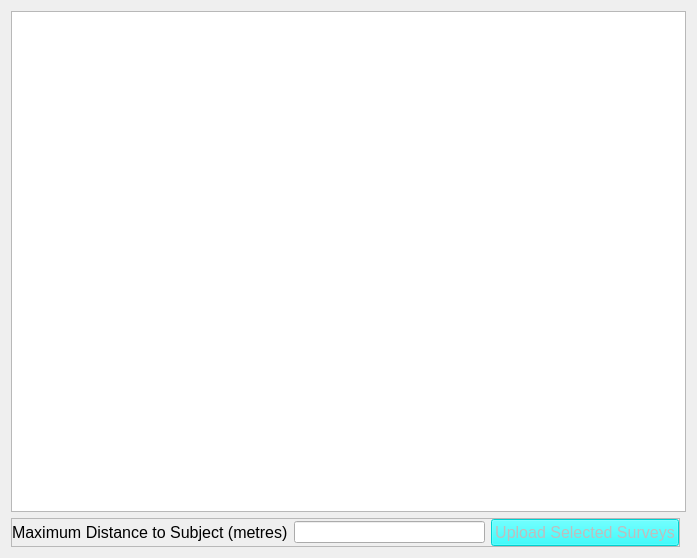
<?xml version="1.0" encoding="UTF-8"?>
<ui version="4.0">
 <class>Form</class>
 <widget class="QWidget" name="Form">
  <property name="geometry">
   <rect>
    <x>0</x>
    <y>0</y>
    <width>697</width>
    <height>558</height>
   </rect>
  </property>
  <property name="windowTitle">
   <string>Form</string>
  </property>
  <layout class="QGridLayout" name="gridLayout">
   <item row="6" column="0" colspan="2">
    <widget class="QTreeView" name="treeView">
     <attribute name="headerVisible">
      <bool>false</bool>
     </attribute>
    </widget>
   </item>
   <item row="7" column="0">
    <widget class="QFrame" name="frame">
     <property name="frameShape">
      <enum>QFrame::StyledPanel</enum>
     </property>
     <property name="frameShadow">
      <enum>QFrame::Raised</enum>
     </property>
     <layout class="QGridLayout" name="gridLayout_3">
      <property name="leftMargin">
       <number>0</number>
      </property>
      <property name="topMargin">
       <number>0</number>
      </property>
      <property name="rightMargin">
       <number>0</number>
      </property>
      <property name="bottomMargin">
       <number>0</number>
      </property>
      <item row="0" column="2">
       <widget class="QPushButton" name="upload_button">
        <property name="enabled">
         <bool>false</bool>
        </property>
        <property name="font">
         <font>
          <pointsize>12</pointsize>
         </font>
        </property>
        <property name="styleSheet">
         <string notr="true">background-color: cyan;</string>
        </property>
        <property name="text">
         <string>Upload Selected Surveys</string>
        </property>
       </widget>
      </item>
      <item row="0" column="0">
       <widget class="QLabel" name="label">
        <property name="font">
         <font>
          <pointsize>12</pointsize>
         </font>
        </property>
        <property name="text">
         <string>Maximum Distance to Subject (metres)</string>
        </property>
       </widget>
      </item>
      <item row="0" column="1">
       <widget class="QLineEdit" name="max_distance_edit">
        <property name="toolTip">
         <string>Photos will not be uploaded to ReefCloud if the distance from the camera to the bottom is greater than this.</string>
        </property>
       </widget>
      </item>
     </layout>
    </widget>
   </item>
  </layout>
 </widget>
 <resources/>
 <connections/>
</ui>
